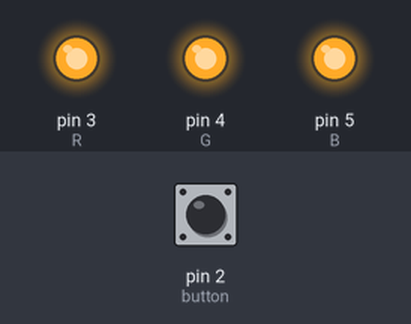
Recording of a sketch running on a simulated Arduino Uno, built with avr-gcc and run on an emulated ATmega328P. On the bench: output pins drawn as LEDs (lit = HIGH). The test bench sets the inputs (shaded band); at power-on: pin 2 (button) HIGH.

Above: at 1.2 s.
1.3 s: pin 2 (button) pulled LOW for 1 s
At 2.8 s:
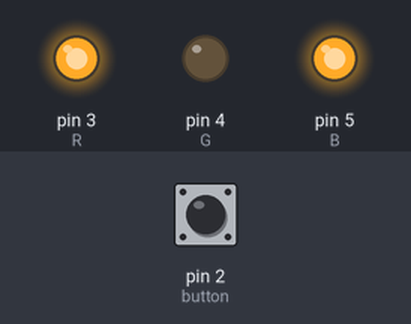
4.3 s: pin 2 (button) pulled LOW for 0.15 s
At 5.7 s:
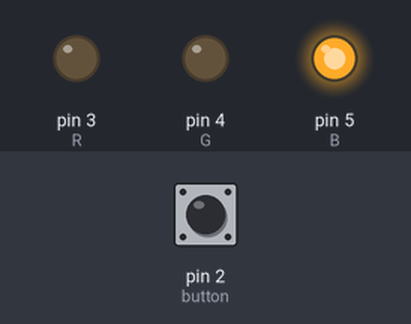
6.0 s: pin 2 (button) pulled LOW for 3.2 s
At 6.2 s:
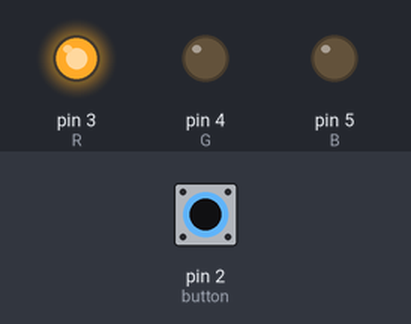
Timing chart, 0 to 10.7 s (numbered marks = the images above; inputs shaded):
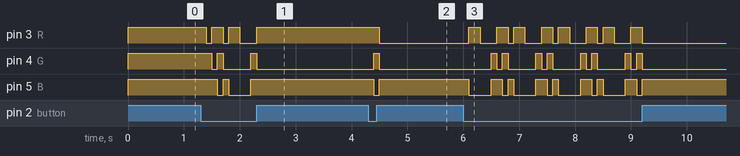

The sketch:

Blink.ino
```cpp
const int R = 3;
const int G = 4;
const int B = 5;
const int button = 2;

int ledcolor = 0;
int bttonstart = 0;
void setup() {
  pinMode(R,1);
  pinMode(G,1);
  pinMode(B,1);
  pinMode(button,INPUT);
}

void loop() {
  bttonstart = digitalRead(button);

  if(bttonstart == LOW){
    ledcolor = ledcolor + 1;
    delay(100);
}

  if(ledcolor==0){
    digitalWrite(R,1);
    digitalWrite(G,1);
    digitalWrite(B,1);
  }

  if(ledcolor==1){
    digitalWrite(R,0);
    digitalWrite(G,1);
    digitalWrite(B,1);
  }

  if(ledcolor==2){
    digitalWrite(R,1);
    digitalWrite(G,0);
    digitalWrite(B,1);
  }

  if(ledcolor==3){
    digitalWrite(R,1);
    digitalWrite(G,1);
    digitalWrite(B,0);
  }

  if(ledcolor==4){
    digitalWrite(R,0);
    digitalWrite(G,0);
    digitalWrite(B,1);
  }

  if(ledcolor==5){
    digitalWrite(R,0);
    digitalWrite(G,1);
    digitalWrite(B,0);
  }

  if(ledcolor==5){
    digitalWrite(R,1);
    digitalWrite(G,0);
    digitalWrite(B,0);
  }

  if(ledcolor==7){
    digitalWrite(R,0);
    digitalWrite(G,0);
    digitalWrite(B,0);
  }

  if(ledcolor==8){
    ledcolor = 0;
  }
  }
```

Measured:
- after the input at 1.3 s, pin 3 (R): goes LOW 0.10 s, HIGH 0.20 s, LOW 0.10 s, HIGH 0.20 s, LOW 0.30 s, then HIGH, starting after 0.10 s; pin 4 (G): goes LOW 0.10 s, HIGH 0.10 s, LOW 0.50 s, HIGH 0.10 s, then LOW, starting after 0.20 s; pin 5 (B): HIGH → LOW after 0.30 s, → HIGH 0.10 s later, → LOW 0.10 s later, → HIGH 0.40 s later
- after the input at 4.3 s, pin 3 (R): HIGH → LOW after 0.20 s; pin 4 (G): LOW → HIGH after 0.10 s, → LOW 0.10 s later; pin 5 (B): HIGH → LOW after 0.10 s, → HIGH 0.10 s later
- after the input at 6.0 s, pin 3 (R): LOW → HIGH after 0.10 s, then repeats every 0.80 s: LOW 0.30 s, HIGH 0.20 s, LOW 0.10 s, HIGH 0.20 s, until it stays LOW from 9.2 s; pin 4 (G): LOW → HIGH after 0.50 s, then repeats every 0.80 s: LOW 0.10 s, HIGH 0.10 s, LOW 0.50 s, HIGH 0.10 s, until it stays LOW from 9.2 s
